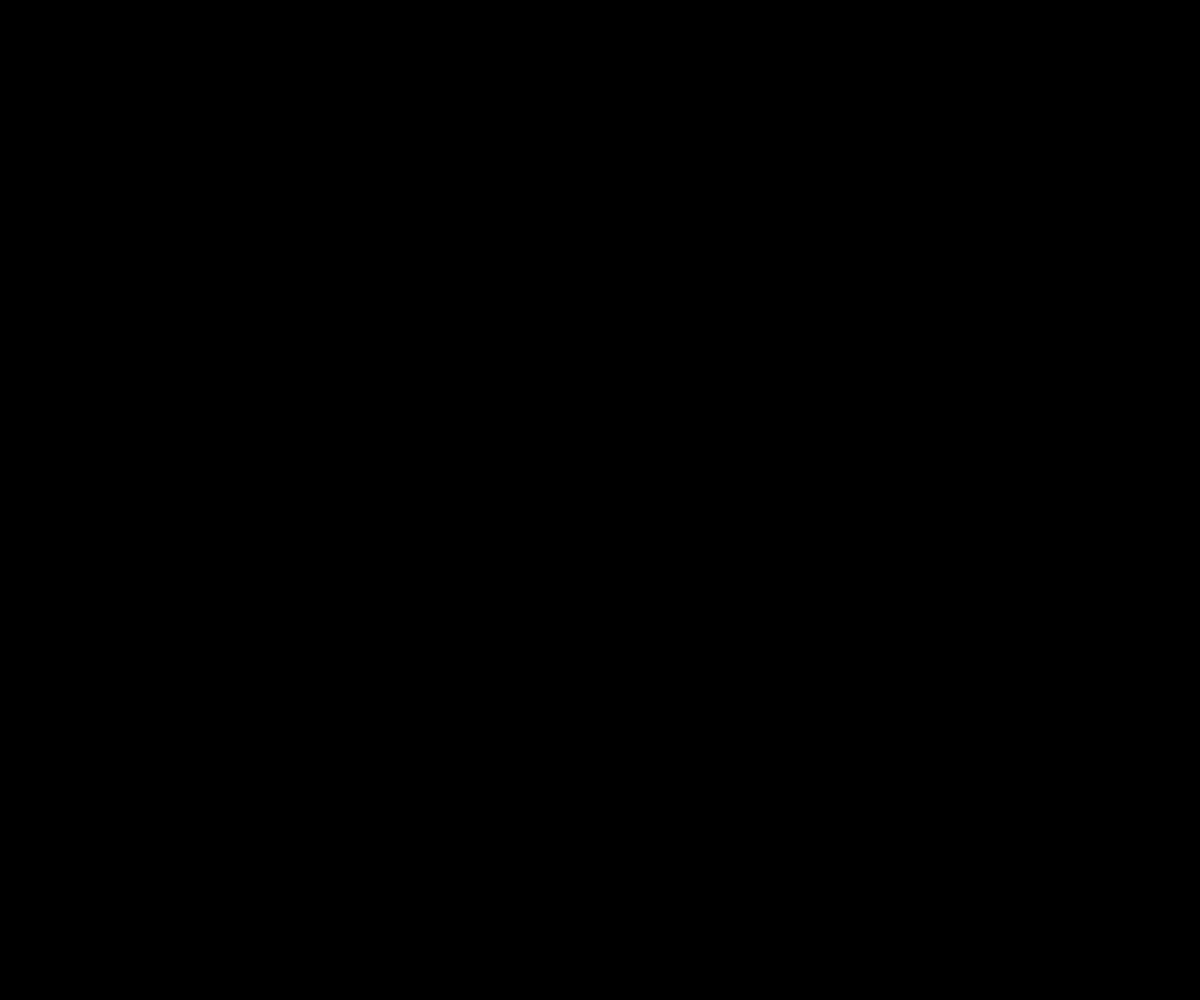
Frame 1 (no input)
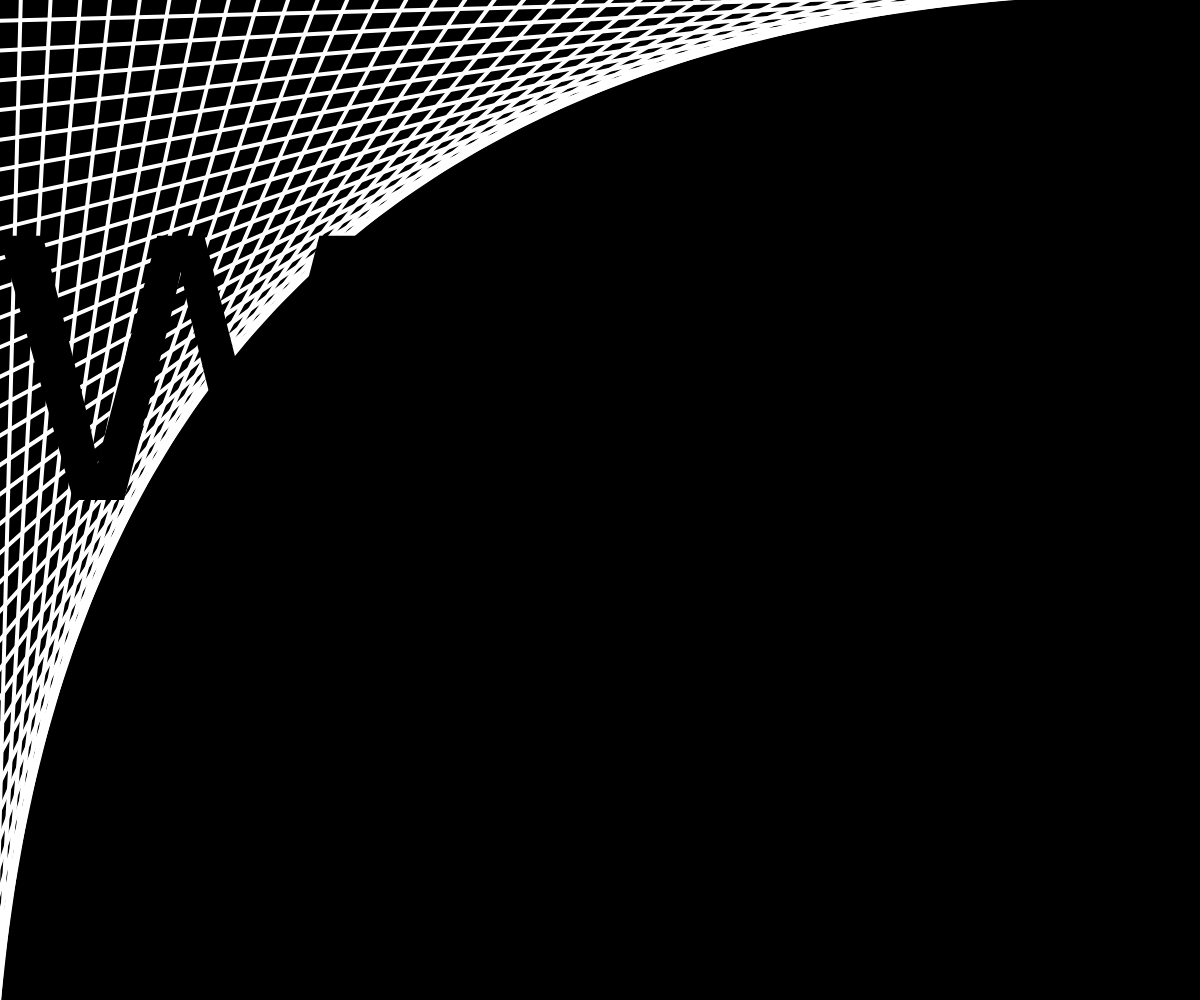
Frame 60 (no input)
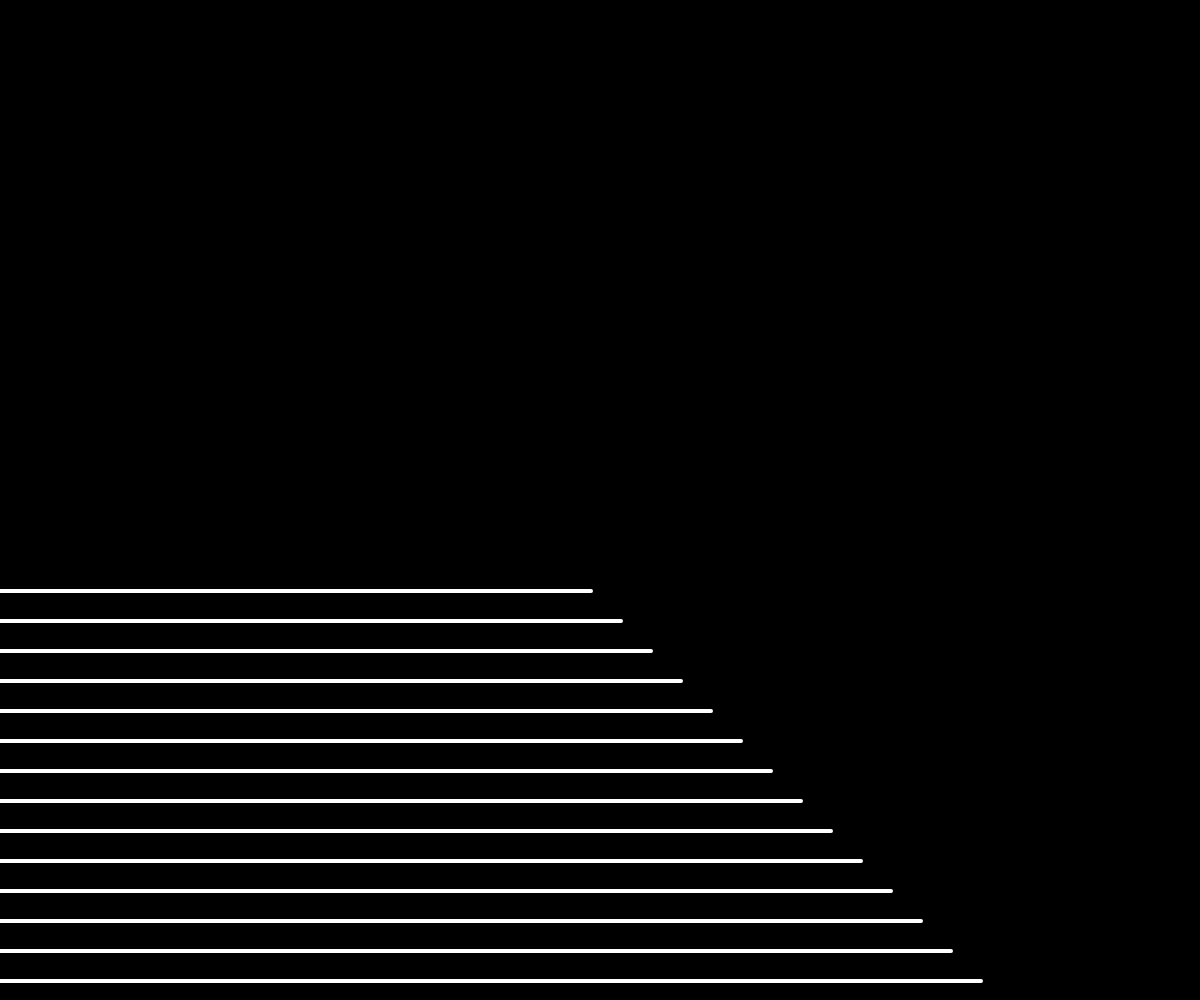
Frame 120 (the mouse pressed at the canvas centre since frame 60)

The p5.js sketch that drew these frames (run headless with seeded random() and noise() and a simulated clock; from frame 60 on, the mouse is pressed at the canvas centre):

// p5.js sketch
// ── sketch.js

let state = []; 
let bsd = 1; // BAR STROKES DISTANCE (BAR CODE AESTHETIC)
let bl; // AMOUNT OF BAR LINES
let tiless = 10;

function setup() {
  
  // HTML ELEMENTS
createCanvas(windowWidth, windowHeight);

  // CREATING 2D ARRAY 
  
  for (var i = 0; i < tiless; i++){
    state[i] = [];
    for (var j = 0; j < tiless; j++){
      state[i][j] = 0;
    }
  } 

}



function draw() {

  //frameRate(5);

  // Background

  background(0);

  // TILE PROPERTIES
  var wave = sin(radians(frameCount*5));
  var tilesX = 1;
  var tilesY = 1;
  var tileW = width / tilesX;
  var tileH = height / tilesY;
  strokeWeight(4);
  
  stroke(255);

  // NESTED FOR LOOPS FOR DRAWING GRID AND TILES

for (var x = mouseX; x < tileW; x+=30) {
  for (var i = 0; i < tilesX; i++){
    for (var y = 0; y < tilesY; y++){
      
      
      
                        // Tiles
                    push();

                    translate(i*tileW-10,y*tileH-10); 
                   
                        // Vertical lines
                            if (state[i][y] === 1) {
                    line(tilesX+x,tilesY+0,tilesX+x,tilesY+tileH);
                          }
                    
                        // Horizontal lines
                        else if (state[i][y] === 2) {
                      line(tilesX,tilesY+x,tilesX+tileH,tilesY+x);
                          }

                        // Arc linkboven
                        if (state[i][y] === 3) { 
                      line(tileW+tilesX+-tileW,tilesY+x,tileW+tilesX+-x,tilesY);
                          }    
                            
                        // Arc Rechtsboven
                        else if (state[i][y] === 4) {
                      line(tilesX+tileW,tilesY+x,tilesX+x,tilesY);
                          }

                        // Arc rechtsonder
                        else if (state[i][y] === 5) {
                      line(tileW+tilesX+0,tilesY+x,tileW+tilesX+-x,tilesY+tileH);
                          }

                        // Arc Linksonder
                        else if (state[i][y] === 6) {
                      line(tilesX,tilesY+x,tilesX+x,tilesY+tileH);
                          }
                        
                        // Diagonal linksboven
                        else if (state[i][y] === 7) {  
                      line(tilesX,tilesY+x,tilesX+x,tilesY);
                          }

                        // Diagonal rechtsboven
                        else if (state[i][y] === 8) {  
                      line(tilesX+x,tilesY+x,tilesX+tileW,tilesY+x);
                          }

                        // Diagonal rechtssonder
                        else if (state[i][y] === 9) {      
                      line(tilesX+x,tilesY+tileH,tilesX+tileH,tilesY+x);
                          }

                        // Diagonal linkssonder
                        else if (state[i][y] === 10) {       
                      line(tilesX,tilesY+x,tilesX+x,tilesY+x);
                          }
                    pop();
                    
   }
  }
 }

   // CHECK WHICH TILE MOUSE IS

   mx = int(map(mouseX, 0, width, 0, tilesX));
   my = int(map(mouseY, 0, height,0, tilesY));

 for (let i = 0; i < 20; i++){
   
   randomTile(int(random(10)),int(random(10)));
 }

  push();
  fill(0);
  noStroke();
  textSize(500);
  text('welcome', 0, 500);
  
  pop();

}

// FUNCTIONS

function randomTile(i, j){
  state[i][j]++;

  if (state[i][j] > 10){
    state[i][j] = 0;
  }
}

// function countUp(i, j){

//   if(state[i][j] < 10) {
//     state[i][j]++;
//   } else {
//     state[i][j] = 0;
//   }

// }

// function countDown(i, j){
  
//     state[i][j]--;
//    if (state[i][j] === -1) {
//     state[i][j] = 10;
//   }

// }

// function countReset(i,j){
//   state[i][j] = 0;
// }



// TILE CONTROLS 

// function mousePressed(){
//   if(mouseButton === LEFT) {
//     countUp(mx,my);
//   }
  

//   if(mouseButton === RIGHT) {
//     countDown(mx,my);
//   }
  
//    if(mouseButton === CENTER) {
//     countReset(mx,my);
//    }
  
// }



// REMOVE CONTEXT MENU ON RIGHT CLICK

// document.oncontextmenu = function() {
//   return false;
// }
